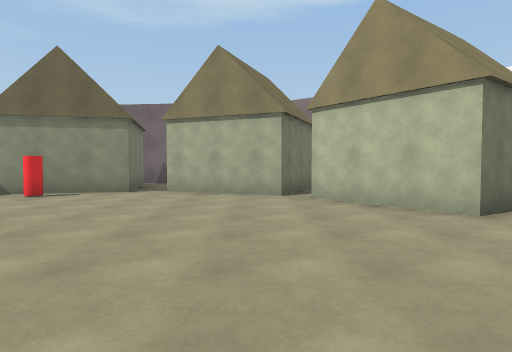
[1] (above)

19 first-person views from a walk through a Unity game level. The camera is 1.3 m above the floor, tilts 2° down and sees 75° across. The floor is counted in squares, 2 m on a side. Each view is taken from the middle of a square. On the plan, view 1 faces up. The plan holds only what a view shows up to about 10 squares ahead; the rest is blank. The place goes on beyond the plan. Some surface patterns are stand-ins.

[2]
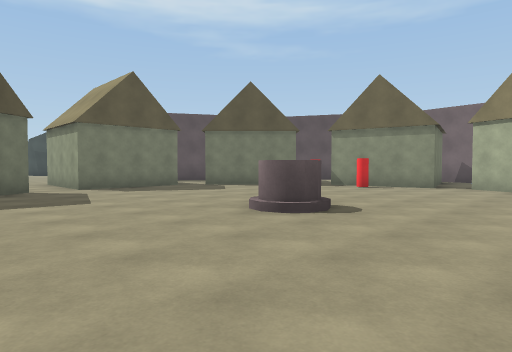

[3]
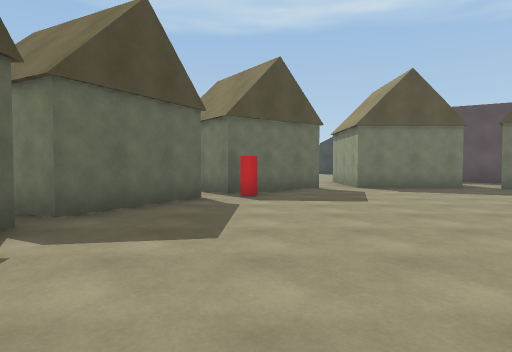

[4]
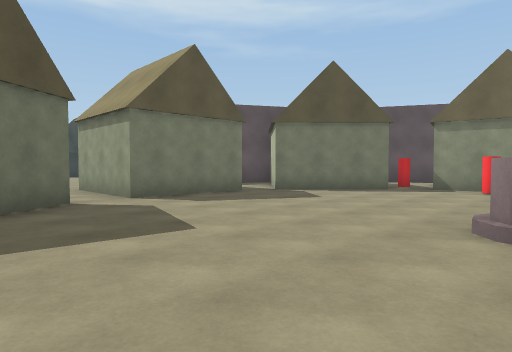

[5]
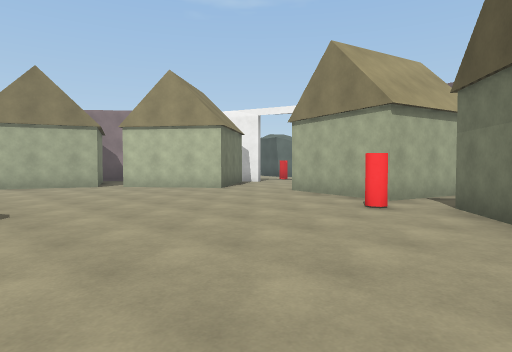

[6]
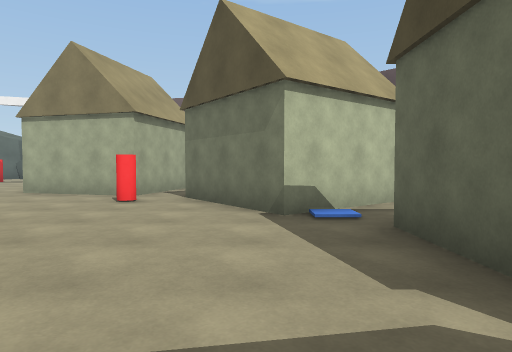

[7]
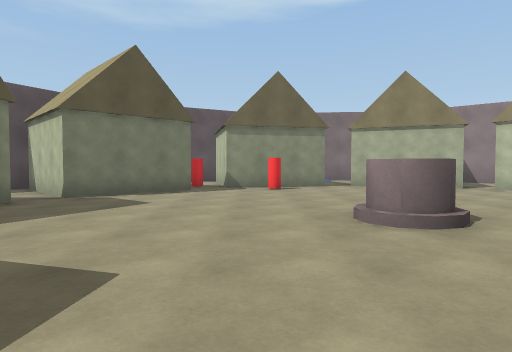

[8]
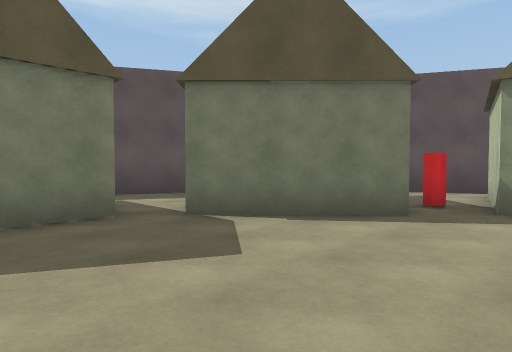

[9]
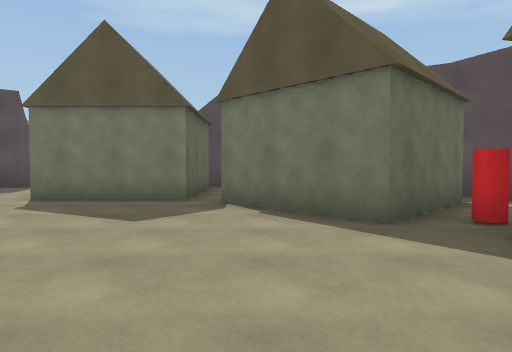

[10]
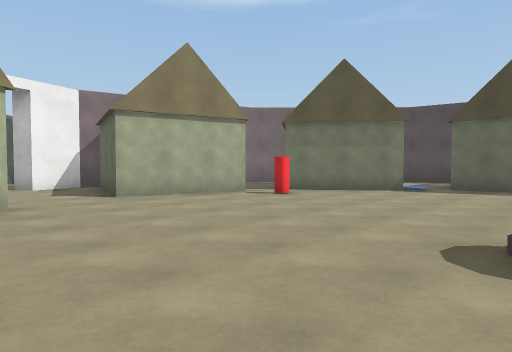

[11]
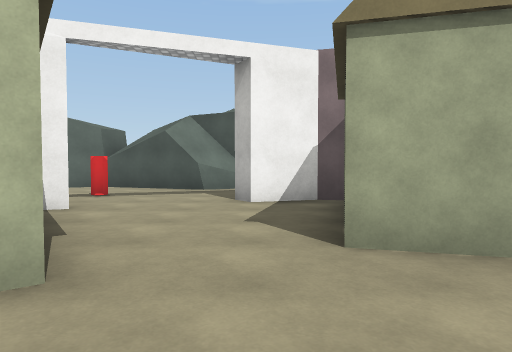

[12]
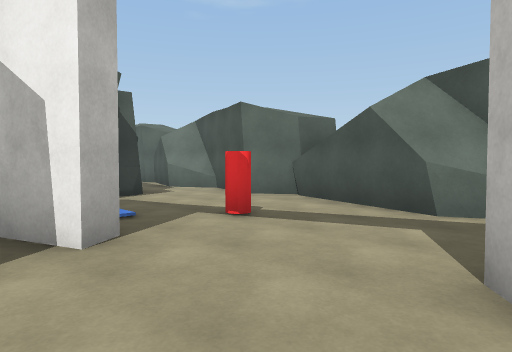

[13]
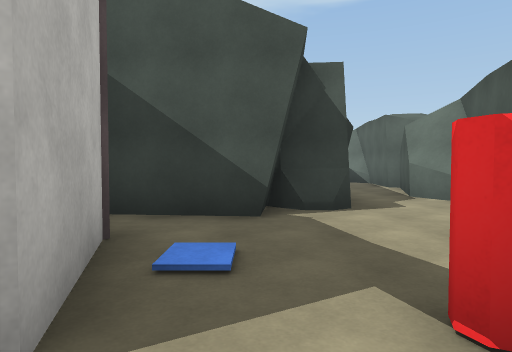

[14]
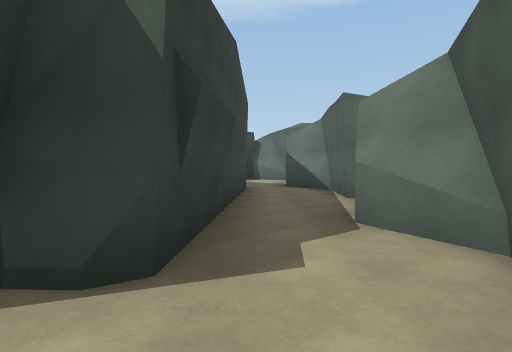

[15]
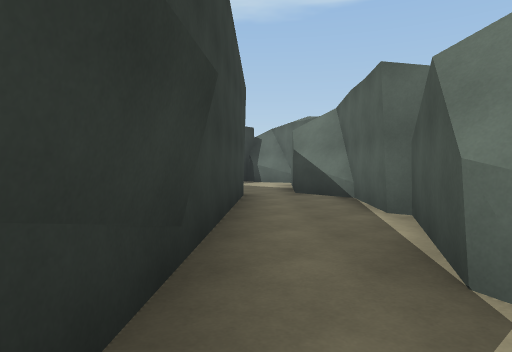

[16]
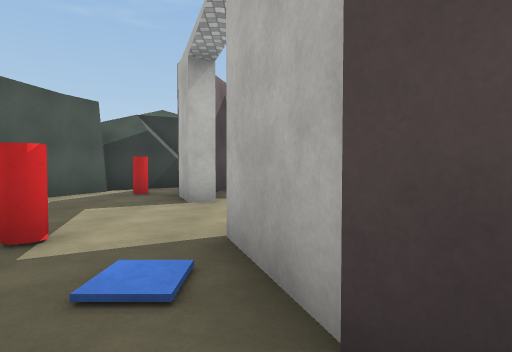

[17]
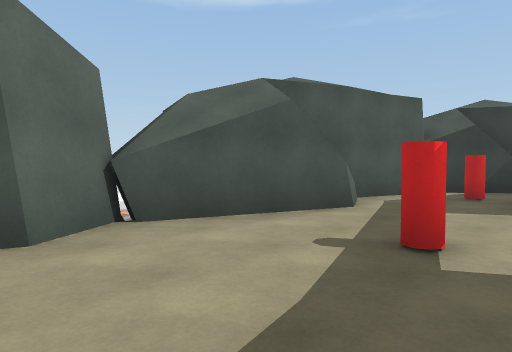

[18]
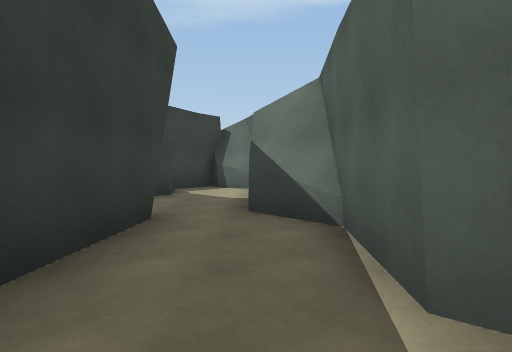

[19]
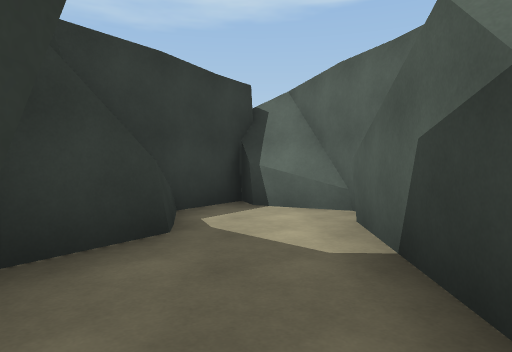

### Floor plan
Points are (right, up) in squares from view 1. A wall is a line through its corners. A room is listed if a view was taken in it or the views show most of it. See-through windows are left out.
Room 1 (views 1, 2, 3, 4, 5, 6, 7, 8, 9, 10, 11)
walls: (-6.7, -3) (-4, -4.4); (-3.4, -4.5) (-0.4, -4.4); (2.9, -0.5) (3.6, 2.3); (-9.1, -0.3) (-7.4, -2.6); (0.8, -4.1) (0.2, -3.4) (2.6, -1.6); (2.8, 4.2) (1.1, 6.5); (-9.2, 3.7) (-9.2, 0.8) (-10.4, 0.8); (-3, 7.8) (-5.8, 7.2); (0.5, 6.9) (-2.2, 8.1); (-7.4, 7.3) (-6.6, 6.5) (-8.7, 4.4)
ways out: opening at (3.5, 3.5) to room 2; opening at (-9, 4) to room 3; opening at (-10, 0); opening at (0, -5)
Room 2 (views 12, 13, 14, 15, 16, 17, 18, 19)
walls: (7.6, 9.9) (7.3, 10.1) (7.2, 9.1) (5, 9.3); (10.9, 7.4) (10.1, 8.5) (11, 10.9) (10.2, 11.9) (11, 14.3) (10.8, 14.5) (11, 17) (9.9, 17.9); (5.3, 8.3) (5.6, 8) (6.3, 6) (5.8, 5.7); (8.4, 10.1) (7.3, 10.1); (10, 3.4) (9.6, 4.4); (10.9, 10.3) (10.1, 11.8); (11, 10.5) (10.4, 11.3); (3.7, 4.8) (2.8, 4.2); (7.3, 1.9) (6.8, 3.2) (7.1, 3.4) (7.5, 2); (9.5, 1) (10.4, 3.5) (9.6, 4.5) (10.6, 7.4); (3.6, 2.3) (6.4, 1.6); (6.7, 0.3) (7.1, 1.9); (8.2, -0.4) (9.7, 0.9); (11, 16.5) (9.9, 17.7); (11.1, 16.6) (10.4, 17.2); (8.8, 17.5) (8.4, 10) (8, 9.7)
low walls: (8.4, 9.8) (7.6, 9.9)
ways out: opening at (3.5, 3.5) to room 1; opening at (9, 18)
Room 3 (no view inside)
walls: (-12.1, 3.7) (-9.2, 3.7); (-11, 7) (-12.7, 4) (-12.8, 3.6); (-8.7, 4.4) (-10.9, 6.6)
ways out: opening at (-9, 4) to room 1

Where each view was taken, in squares from view 1:
view 1: 0 up, 0 right, facing up
view 2: 2 down, 0 right, facing up-left
view 3: 2 down, 0 right, facing left
view 4: 2 down, 3 left, facing up-left
view 5: 3 down, 3 left, facing up-right
view 6: 3 down, 4 left, facing right
view 7: 2 down, 5 left, facing up
view 8: 2 up, 5 left, facing up-left
view 9: 5 up, 3 left, facing left
view 10: 5 up, 3 left, facing down-right
view 11: 3 up, 1 right, facing right
view 12: 3 up, 5 right, facing up-right
view 13: 5 up, 7 right, facing up
view 14: 8 up, 9 right, facing up
view 15: 10 up, 9 right, facing up
view 16: 9 up, 6 right, facing down
view 17: 9 up, 7 right, facing down-right
view 18: 13 up, 10 right, facing up
view 19: 17 up, 9 right, facing up
